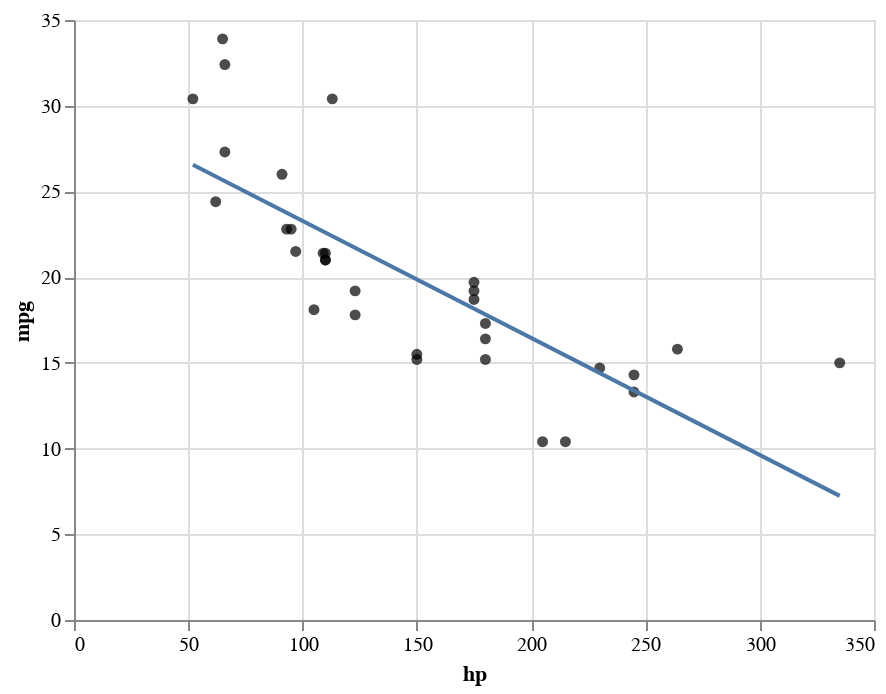

The notebook cell this image was saved under:
### Code cell
base = alt.Chart(cars_df).mark_circle(color="black").encode(
        alt.X("hp"), alt.Y("mpg")
)

# Create regression line
linear_fit = base.transform_regression(
    "hp", "mpg", method="linear"
).mark_line()

base + linear_fit

### Figure 1 — Vega-Lite specification as saved in the notebook (floating-point values rounded to 4 significant figures)
{"config": {"view": {"continuousWidth": 400, "continuousHeight": 300}}, "layer": [{"mark": {"type": "circle", "color": "black"}, "encoding": {"x": {"type": "quantitative", "field": "hp"}, "y": {"type": "quantitative", "field": "mpg"}}}, {"mark": "line", "encoding": {"x": {"type": "quantitative", "field": "hp"}, "y": {"type": "quantitative", "field": "mpg"}}, "transform": [{"on": "hp", "regression": "mpg", "method": "linear"}]}], "data": {"name": "data-72773ff55fd34acc5a62b75c5677e9e1"}, "$schema": "https://vega.github.io/schema/vega-lite/v4.8.1.json", "datasets": {"data-72773ff55fd34acc5a62b75c5677e9e1": [{"mpg": 21.0, "hp": 110, "wt": 2.62}, {"mpg": 21.0, "hp": 110, "wt": 2.875}, {"mpg": 22.8, "hp": 93, "wt": 2.32}, {"mpg": 21.4, "hp": 110, "wt": 3.215}, {"mpg": 18.7, "hp": 175, "wt": 3.44}, {"mpg": 18.1, "hp": 105, "wt": 3.46}, {"mpg": 14.3, "hp": 245, "wt": 3.57}, {"mpg": 24.4, "hp": 62, "wt": 3.19}, {"mpg": 22.8, "hp": 95, "wt": 3.15}, {"mpg": 19.2, "hp": 123, "wt": 3.44}, {"mpg": 17.8, "hp": 123, "wt": 3.44}, {"mpg": 16.4, "hp": 180, "wt": 4.07}, {"mpg": 17.3, "hp": 180, "wt": 3.73}, {"mpg": 15.2, "hp": 180, "wt": 3.78}, {"mpg": 10.4, "hp": 205, "wt": 5.25}, {"mpg": 10.4, "hp": 215, "wt": 5.424}, {"mpg": 14.7, "hp": 230, "wt": 5.345}, {"mpg": 32.4, "hp": 66, "wt": 2.2}, {"mpg": 30.4, "hp": 52, "wt": 1.615}, {"mpg": 33.9, "hp": 65, "wt": 1.835}, {"mpg": 21.5, "hp": 97, "wt": 2.465}, {"mpg": 15.5, "hp": 150, "wt": 3.52}, {"mpg": 15.2, "hp": 150, "wt": 3.435}, {"mpg": 13.3, "hp": 245, "wt": 3.84}, {"mpg": 19.2, "hp": 175, "wt": 3.845}, {"mpg": 27.3, "hp": 66, "wt": 1.935}, {"mpg": 26.0, "hp": 91, "wt": 2.14}, {"mpg": 30.4, "hp": 113, "wt": 1.513}, {"mpg": 15.8, "hp": 264, "wt": 3.17}, {"mpg": 19.7, "hp": 175, "wt": 2.77}, {"mpg": 15.0, "hp": 335, "wt": 3.57}, {"mpg": 21.4, "hp": 109, "wt": 2.78}]}}
